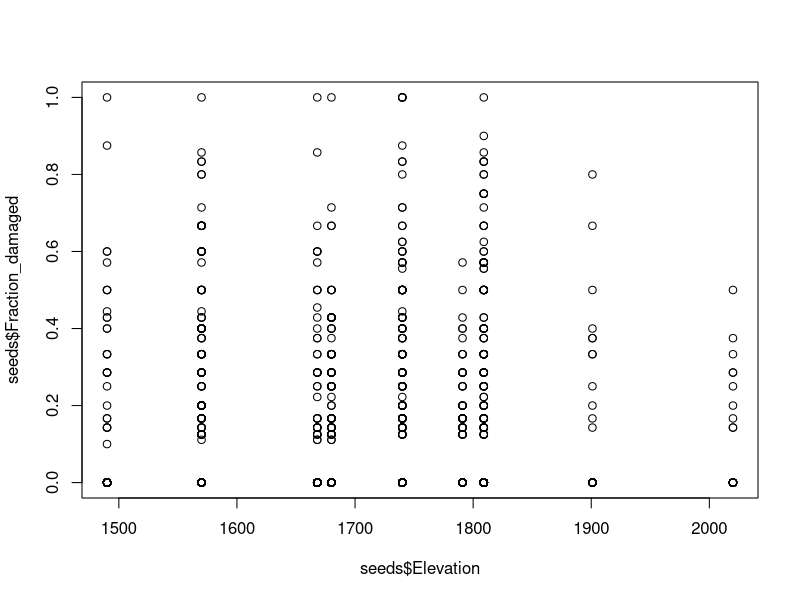

Write the R code that produced this figure. (Note: this script raises an error after producing the figure.)
## Author: Meera Lee Sethi
## Date: 9/8/21
## Script to analyze seed predation data 
##

## Sets directory and reads in data:
setwd("~/Google Drive/Research/Plant-Insect Herbivore Interactions/github/lupine_grasshopper_interactions") 
seeds <- read.csv(file="./data/seeds.csv", header=TRUE)
seeds$Year <- as.factor(seeds$Year)
seedsPA <- subset(seeds, Transect=="PA")
seedsGB <- subset(seeds, Transect=="GB")

# Runs linear model to test for relationship/s between elevation, transect, year, and damaged seeds
summary(lm(seeds$Fraction_heavily_damaged~seeds$Elevation +seeds$Transect))

#Calculates some simple descriptive statistics for the paper
sum(seeds$Fraction_damaged>0)/1279
sum(seedsPA$Fraction_damaged>0)/678
sum(seedsGB$Fraction_damaged>0)/601
mean(seedsPA$Fraction_heavily_damaged[seedsPA$Fraction_heavily_damaged>0])
mean(seedsGB$Fraction_heavily_damaged[seedsGB$Fraction_heavily_damaged>0])

plot(seeds$Fraction_damaged~seeds$Elevation)

seeddamage <- seeds %>%
  group_by(Year, Transect, Elevation) %>%
  summarize(SeedPredation=mean(Fraction_damaged))

seeddamage$Elev <- seeddamage$Elevation
